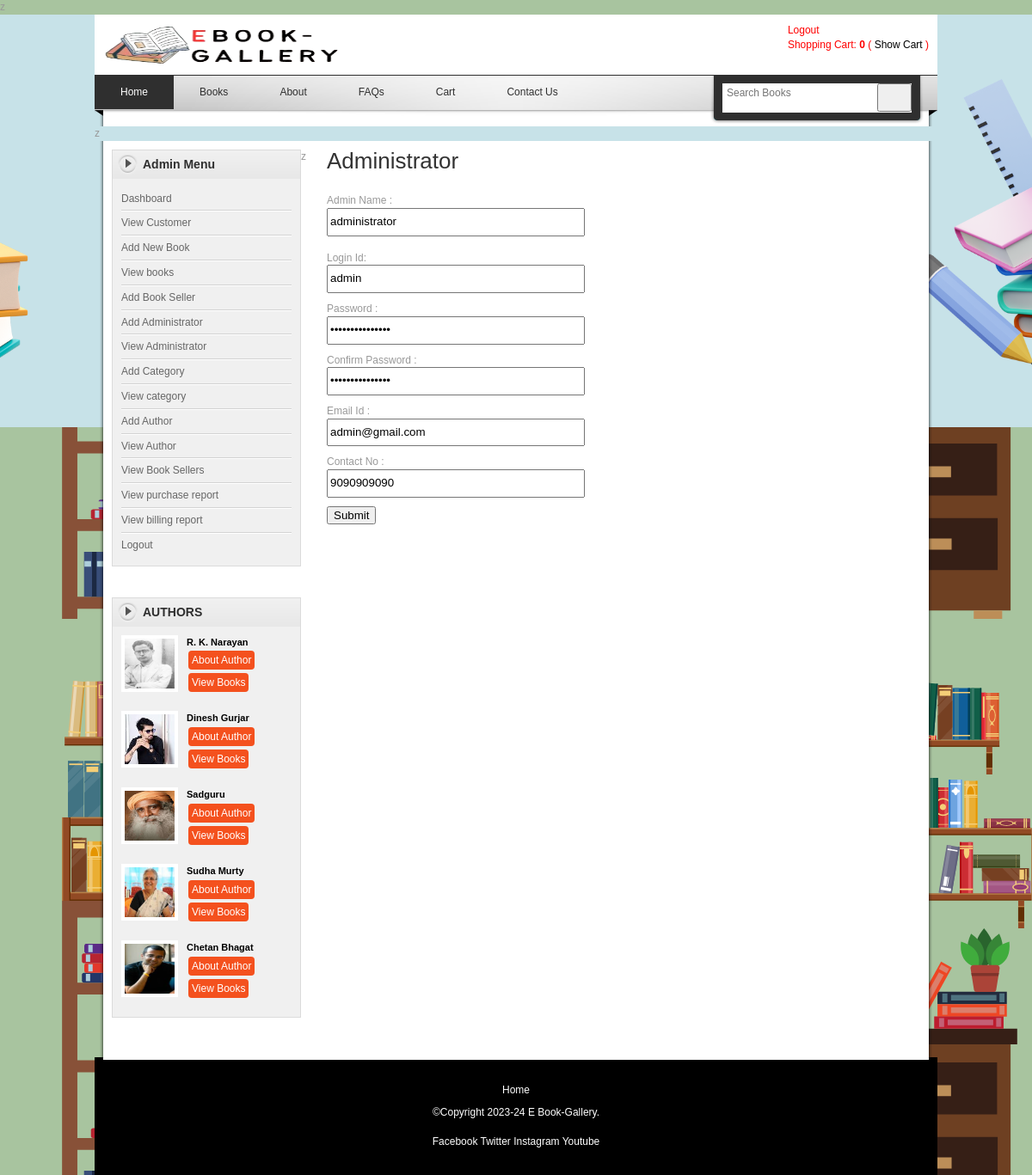
The page /administratorprofile.php?editid=1 (signed in) on the database its author committed.
### tables this page shows
CREATE TABLE `book_author` (
  `book_author_id` int(11) NOT NULL,
  `author_name` varchar(50) NOT NULL,
  `about_author` text NOT NULL,
  `author_img` varchar(255) NOT NULL,
  `author_status` varchar(20) NOT NULL
);

### administratorprofile.php (the view, shortened to what this page needs)
<?php
include("header.php");
include("sidebar.php");
include("databaseconnection.php");
if(isset($_GET['editid']))
{
	$sql="select *from administrator where admin_id='$_GET[editid]'";
	$rsql=mysqli_query($con,$sql);
	$res=mysqli_fetch_array($rsql);
}
?>
        <div id="content" class="float_r">
        	<h2>Administrator </h2>
            <div class="content_half float_l checkout">
            <form action="" method="post" name="frmadmin" onsubmit="return validateadmin()" >
              <p>Admin Name :
                <input name="adminname" type="text" id="adminname"  style="width:300px;"value="<?php echo $res['name'];?>"onkeydown='return isAlpha(event.keyCode);'  />
                <br />
                <br />
                Login Id:
                 <input name="loginid" type="text" id="loginid"  style="width:300px;" value="<?php echo $res['login_id'];?>" />
              </p>
              <p>Password :
                <input type="password" name="password" id="password"style="width:300px;" value="<?php echo $res['a_password'];?>" >
              </p>
              <p>Confirm Password :
            <input type="password" name="cpassword" id="cpassword"style="width:300px;" value="<?php echo $res['a_password'];?>"/>
              </p>
              <p>Email Id :
                <input type="text" name="emailid" id="emailid"style="width:300px;"  required pattern="[^@]+@[^@]+\.[a-zA-Z]{2,6}"value="<?php echo $res['email_id'];?>"/>
              </p>
              <p>Contact No :
                <input type="text" name="contactno" id="contactno"style="width:300px;" value="<?php echo $res['contactno'];?>" onkeydown='return isNumeric(event.keyCode);'/>
              </p>
              <p>
                <input type="submit" name="submit" id="submit" value="Submit">
              </p>
              <p>&nbsp;</p>
              </form>
            </div>
          <div class="content_half float_r checkout"><br />
                <br />
          </div>
          <div class="cleaner h50"></div>
            <h3>&nbsp;</h3>
        </div>
    </div>
  <?php
  include("footer.php");
  ?>

### sidebar.php (shortened to what this page needs)
<?php
include("databaseconnection.php");
?>
    <div id="templatemo_main">
    	<div id="sidebar" class="float_l">
<?php
if($_SESSION['logintype'] =="Administrator")
{
?>
    	<div class="sidebar_box"><span class="bottom"></span>
            	<h3>Admin Menu</h3>
                <div class="content">
                	<ul class="sidebar_list">
                    	<li class="first"><a href="dashboard.php">Dashboard</a></li>
                        <li><a href="viewcustomer.php">View Customer</a></li>
                        <li><a href="book.php">Add New Book</a></li>
                        <li><a href="viewbooks.php">View books</a></li>
                        <li><a href="bookseller.php">Add Book Seller</a></li>
                    	<li><a href="administrator.php">Add Administrator</a></li>
                        <li><a href="viewadministrator.php">View Administrator</a></li>
                        <li><a href="category.php">Add Category</a></li>
                        <li><a href="viewcategory.php">View category</a></li>
                        <li><a href="author.php">Add Author</a></li>
                        <li><a href="viewauthor.php">View Author</a></li>
                        <li><a href="viewbookseller.php">View Book Sellers</a></li>
                        <li><a href="purchasereport.php">View purchase report</a></li>
                        <li><a href="billingreport.php">View billing report</a></li>
                        <li class="last"><a href="logout.php">Logout</a></li>
                    </ul>
                </div>
            </div>
<?php
}
?>
<div class="sidebar_box"><span class="bottom"></span>
            	<h3>AUTHORS</h3>
                <div class="content">
                <?php
                    $sql = "SELECT * FROM book_author order by rand() limit 5";
                    $rsquerycomp = mysqli_query($con,$sql);
                    while($rscomp = mysqli_fetch_array($rsquerycomp))
                    {
                        if($rscomp['author_img'] == "")
                        {
                            $imgauthor = "images/default_image.jpg";
                        }
                        else if(file_exists("authorimage/" . $rscomp['author_img']))
                        {
                            $imgauthor = "authorimage/" . $rscomp['author_img'];
                        }
                        else
                        {
                            $imgauthor = "images/default_image.jpg";
                        }
					?>
                       <div class="bs_box">
                       <a href="booklist.php?book_author_id=<?php echo $rscomp['book_author_id'] ; ?>"><img src="<?php echo $imgauthor; ?>" width="58" height="58"  /></a>
                       <h4><a href="booklist.php?book_author_id=<?php echo $rscomp['book_author_id'] ; ?>"><?php echo $rscomp['author_name']; ?></a></h4>
                       <button type="button" class="button" style="padding: 4px;margin: 2px;" onclick="showauthorinfo('<?php echo $rscomp['about_author']; ?>')">About Author</button>
                       <button type="button" class="button"  onclick="window.location='booklist.php?book_author_id=<?php echo $rscomp['book_author_id'] ; ?>'" style="padding: 4px;margin: 2px;">View Books</button>
                        </div>
					<?php
					}
					?>
              </div>
            </div>
        </div>

### templatemo_style.css (style rules this page uses)
body { margin: 0; padding: 0; color: #999; font-family: Tahoma, Geneva, sans-serif; font-size: 12px; line-height: 1.4em; background-color: #665f5f; background-repeat: repeat; background-image: url(images/templatemo_body.jpg) }
a, a:link, a:visited { color: #0299aa; font-weight: normal; text-decoration: none }
p { margin: 0 0 10px 0; padding: 0; }
img { border: none; }
h1, h2, h3, h4, h5, h6 { color: #333; font-weight: normal; }
h2 { font-size: 26px; margin: 0 0 25px; padding: 5px 0 }
h3 { font-size: 20px; margin: 0 0 20px; padding: 0; }
h4 { font-size: 16px; margin: 0 0 15px; padding: 0; }
.cleaner { clear: both }
.h50 { height: 50px }
.float_l { float: left }
.float_r { float: right }
#templatemo_main { width: 940px; padding: 10px 20px; background: url(images/templatemo_main_bg.png) repeat-y }
#content { width: 690px }
#sidebar { width: 220px }
.sidebar_box { position: relative; background: #f0f0f0; margin-bottom: 36px; border: 1px solid #dbdbdb }
.sidebar_box h3 { font-size: 14px; font-weight: 700; padding: 0 10px 0 35px; margin: 0; width: 185px; height: 33px; line-height: 33px; margin-bottom: 0; background: url(images/templatemo_sidebar_header.png) no-repeat; color: #2f2f2f }
#sidebar .sidebar_box .content { padding: 10px 10px 0; }
#sidebar .sidebar_list { margin: 0; padding: 0 0 10px; list-style: none; }
#sidebar .sidebar_list li { display: block; margin: 0; padding: 5px 0; border-top: 1px solid #fff; border-bottom: 1px solid #d3d3d3 }
#sidebar .sidebar_list li.first { border-top: none }
#sidebar .sidebar_list li.last { border-bottom: none }
#sidebar .sidebar_list li a { color: #666; }
.bs_box { clear: both; margin-bottom: 20px }
.bs_box img { float: left; margin-right: 10px; border: 4px solid #fff }
.bs_box h4 { margin-bottom: 0 }
.bs_box h4 a { font-size: 11px; color: #000; font-weight: 700 }
.content_half { width: 320px }

### header.php (style rules this page uses)
.button { border-radius: 4px; background-color: #f4511e; border: none; color: #FFFFFF; text-align: center; font-size: 12px; padding: 5px; transition: all 0.5s; cursor: pointer; margin: 5px; }
input, select { line-height: 2em; }

### rows shown on the page
book_author: author_img (picture), author_name "R. K. Narayan"
book_author: author_img (picture), author_name "Dinesh Gurjar"
book_author: author_img (picture), author_name "Sadguru"
book_author: author_img (picture), author_name "Sudha Murty"
book_author: author_img (picture), author_name "Chetan Bhagat"
